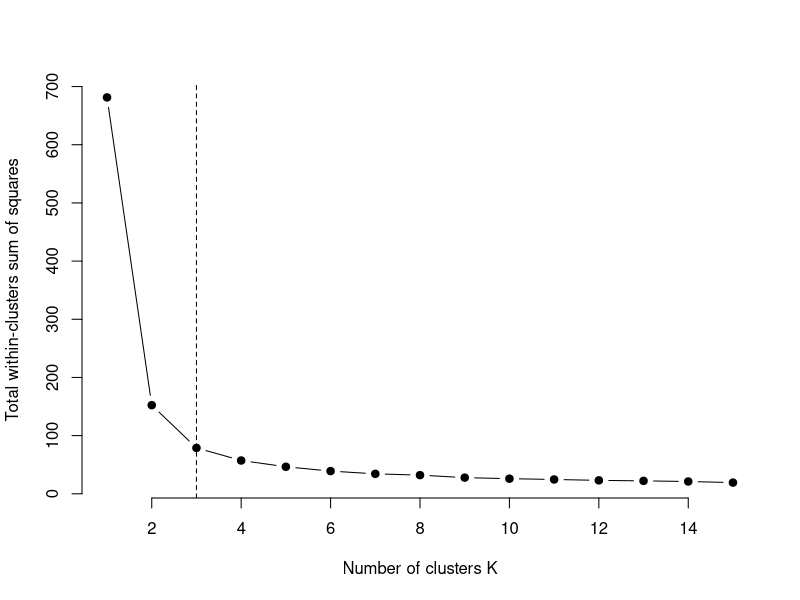

Write R code to recreate this figure.
# Ide dari Elbow adalah menemukan within-cluster dissimilarity sebagai sebuah fungsi dari jumblah cluster (k). Untuk mewujudkannya, diperlukan observasi secara visual, yaitu dgn mengamati plot grafik.

# Membuat bilangan random
set.seed(123)

# Menentukan plot untuk k=2 hingga k=15
k.max <- 15

# Menyiapka dataset iris.
data <- iris[,-5]
iris.scaled <- scale(data)

# Menentukan fungsi yg akan di-plot
wss <- sapply(1:k.max, function(k) { kmeans(data, k, nstart = 10)$tot.withinss })

# Memplot fungsi
plot(1:k.max, wss,
     type = "b", pch = 19, frame = FALSE,
     xlab = "Number of clusters K",
     ylab = "Total within-clusters sum of squares"
)

# Melakukan pengamatan, kemudian menampilkan garis pd titik k yg dicari, Dalam hal ini adalah k=3, karena nilai 3 berada pd lengkungan plot grafik.
abline(v = 3, lty = 2)
